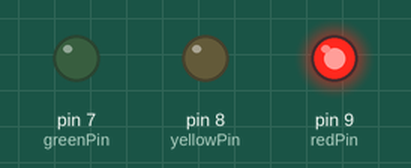
Recording of a sketch running on a simulated Arduino Uno, built with avr-gcc and run on an emulated ATmega328P. On the bench: output pins drawn as LEDs (lit = HIGH).

Above: at 2.5 s.
At 5.7 s:
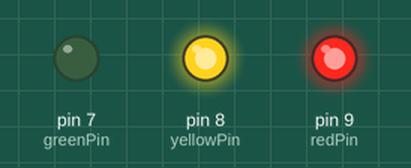
At 9.0 s:
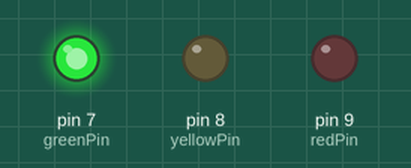
At 12.2 s:
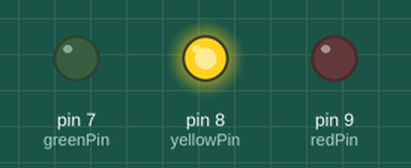
Timing chart, 0 to 16.9 s (numbered marks = the images above):
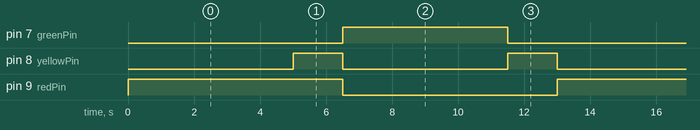

Measured:
- by itself, pin 7 (greenPin): alternates HIGH for 5.0 s and LOW for 8.0 s
- by itself, pin 8 (yellowPin): alternates HIGH for 1.5 s and LOW for 5.0 s
- by itself, pin 9 (redPin): alternates HIGH for 6.5 s and LOW for 6.5 s

The sketch:

b1_03_signal_variables.ino
```cpp
// ==================================================================
//   BAND 1, PART 8  -  THE SAME THING, WITH NAMES
//
//   WHAT IT DOES
//     Exactly the same as b1_02. Nothing about the behaviour changes.
//
//   WHAT IS DIFFERENT
//     Every pin number and every timing now has a name at the top.
//     Change the crossing from 5 seconds to 8 by editing ONE line.
//
//     Try the same change in b1_02 and count how many lines you had
//     to edit there. Those two numbers are the lesson of this band.
//
//   WIRING
//     Exactly the same as b1_02.
// ==================================================================

int redPin = 9;
int yellowPin = 8;
int greenPin = 7;

int stopTime = 5000;
int changeTime = 1500;
int goTime = 5000;

void setup() {
  pinMode(redPin, OUTPUT);
  pinMode(yellowPin, OUTPUT);
  pinMode(greenPin, OUTPUT);
}

void loop() {
  digitalWrite(redPin, HIGH);
  digitalWrite(yellowPin, LOW);
  digitalWrite(greenPin, LOW);
  delay(stopTime);

  digitalWrite(redPin, HIGH);
  digitalWrite(yellowPin, HIGH);
  digitalWrite(greenPin, LOW);
  delay(changeTime);

  digitalWrite(redPin, LOW);
  digitalWrite(yellowPin, LOW);
  digitalWrite(greenPin, HIGH);
  delay(goTime);

  digitalWrite(redPin, LOW);
  digitalWrite(yellowPin, HIGH);
  digitalWrite(greenPin, LOW);
  delay(changeTime);
}
```
